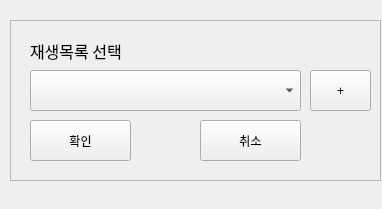
<?xml version="1.0" encoding="UTF-8"?>
<ui version="4.0">
 <class>QtWindowSelectPlayList</class>
 <widget class="QWidget" name="QtWindowSelectPlayList">
  <property name="geometry">
   <rect>
    <x>0</x>
    <y>0</y>
    <width>382</width>
    <height>209</height>
   </rect>
  </property>
  <property name="windowTitle">
   <string>QtWindowSelectPlayList</string>
  </property>
  <widget class="QFrame" name="frame">
   <property name="geometry">
    <rect>
     <x>10</x>
     <y>20</y>
     <width>371</width>
     <height>161</height>
    </rect>
   </property>
   <property name="frameShape">
    <enum>QFrame::StyledPanel</enum>
   </property>
   <property name="frameShadow">
    <enum>QFrame::Raised</enum>
   </property>
   <widget class="QLabel" name="lable">
    <property name="geometry">
     <rect>
      <x>20</x>
      <y>10</y>
      <width>161</width>
      <height>41</height>
     </rect>
    </property>
    <property name="font">
     <font>
      <family>HY나무L</family>
      <pointsize>12</pointsize>
     </font>
    </property>
    <property name="text">
     <string>재생목록 선택</string>
    </property>
   </widget>
   <widget class="QComboBox" name="comboBox">
    <property name="geometry">
     <rect>
      <x>20</x>
      <y>50</y>
      <width>271</width>
      <height>41</height>
     </rect>
    </property>
   </widget>
   <widget class="QPushButton" name="okbutton">
    <property name="geometry">
     <rect>
      <x>20</x>
      <y>100</y>
      <width>101</width>
      <height>41</height>
     </rect>
    </property>
    <property name="text">
     <string>확인</string>
    </property>
   </widget>
   <widget class="QPushButton" name="canclebutton">
    <property name="geometry">
     <rect>
      <x>190</x>
      <y>100</y>
      <width>101</width>
      <height>41</height>
     </rect>
    </property>
    <property name="text">
     <string>취소</string>
    </property>
   </widget>
   <widget class="QPushButton" name="pushButton">
    <property name="geometry">
     <rect>
      <x>300</x>
      <y>50</y>
      <width>61</width>
      <height>41</height>
     </rect>
    </property>
    <property name="text">
     <string>+</string>
    </property>
   </widget>
  </widget>
 </widget>
 <layoutdefault spacing="6" margin="11"/>
 <resources/>
 <connections>
  <connection>
   <sender>canclebutton</sender>
   <signal>clicked()</signal>
   <receiver>QtWindowSelectPlayList</receiver>
   <slot>close()</slot>
   <hints>
    <hint type="sourcelabel">
     <x>282</x>
     <y>156</y>
    </hint>
    <hint type="destinationlabel">
     <x>315</x>
     <y>186</y>
    </hint>
   </hints>
  </connection>
  <connection>
   <sender>okbutton</sender>
   <signal>clicked()</signal>
   <receiver>QtWindowSelectPlayList</receiver>
   <slot>ReturnPLName()</slot>
   <hints>
    <hint type="sourcelabel">
     <x>111</x>
     <y>147</y>
    </hint>
    <hint type="destinationlabel">
     <x>172</x>
     <y>185</y>
    </hint>
   </hints>
  </connection>
  <connection>
   <sender>pushButton</sender>
   <signal>clicked()</signal>
   <receiver>QtWindowSelectPlayList</receiver>
   <slot>MakeNewPL()</slot>
   <hints>
    <hint type="sourcelabel">
     <x>325</x>
     <y>104</y>
    </hint>
    <hint type="destinationlabel">
     <x>372</x>
     <y>204</y>
    </hint>
   </hints>
  </connection>
 </connections>
 <slots>
  <slot>ReturnPLName()</slot>
  <slot>MakeNewPL()</slot>
 </slots>
</ui>
